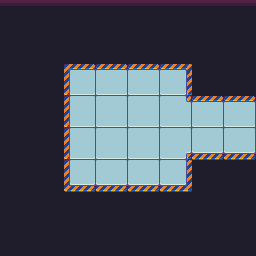

A 2D game scene composited from a Tiled map and its tileset images. What follows is a short description and the map's XML, with every tile layer's data as written:
An orthogonal 8x8 tile map with 32x32 px tiles, 1 tile layer (Tile Layer 1).

<map version="1.8" tiledversion="1.8.4" orientation="orthogonal" renderorder="right-down" width="8" height="8" tilewidth="32" tileheight="32" infinite="0" nextlayerid="2" nextobjectid="1">
 <editorsettings>
  <export target="test_map_2.lua" format="lua" />
 </editorsettings>
 <tileset firstgid="1" name="scifitiles-sheet" tilewidth="32" tileheight="32" tilecount="84" columns="14">
  <image source="scifitiles-sheet.png" width="448" height="192" />
 </tileset>
 <layer id="1" name="Tile Layer 1" width="8" height="8">
  <properties>
   <property name="tileset" value="scifitiles-sheet" />
  </properties>
  <data encoding="csv">
17,17,17,17,17,17,17,17,
18,18,18,18,18,18,18,18,
18,18,6,7,7,8,18,18,
18,18,20,21,21,23,7,7,
18,18,20,21,21,9,35,35,
18,18,34,35,35,36,18,18,
18,18,18,18,18,18,18,18,
18,18,18,18,18,18,18,18
</data>
 </layer>
</map>
